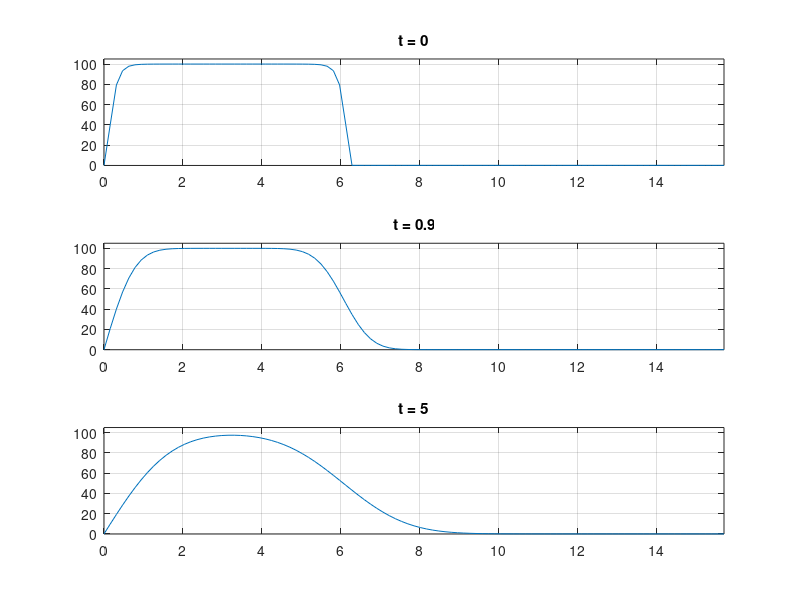

Recreate this plot in MATLAB.
function heatfourie1
L = pi*5;
a = 2/5;
tmax = 5;
steps = 50;
t=0:tmax/steps:tmax;
x=0:L/100:L;
    function y=phi(x)
        for i=1:length(x)
            if x(i)<=2*pi
                y(i)=100*(1-4^(x(i)^2-2*pi*x(i)))^3;
            else
                y(i)=0;
            end
        end
    end

    function y=heat(x,t)
        y=0;
        for k=0:45
            Xk=sin((2*k+1)*pi*x/(2*L));
            Ck=2*trapz(x,phi(x).*Xk)/L;
            Tk=Ck*exp(-(a*(2*k+1)*pi/(2*L))^2*t);
            y=y+Xk*Tk;
        end
    end

for n=1:length(t)
    plot(x,heat(x,t(n)));
    axis([0,L,-0.1,105]);
    grid on;
    M(n)=getframe;
end
movie(M,3);

subplot(3,1,1);
plot(x,phi(x));
title('t = 0');
axis([0,L,-0.1,105]);
grid on;
    
subplot(3,1,2);
plot(x,heat(x,t(round(steps/5))));
title(['t = ',num2str(t(round(steps/5)))]);
axis([0,L,-0.1,105]);
grid on;

subplot(3,1,3);
plot(x,heat(x,t(length(t))));
title(['t = ',num2str(tmax)]);
axis([0,L,-0.1,105]);
grid on;

end
